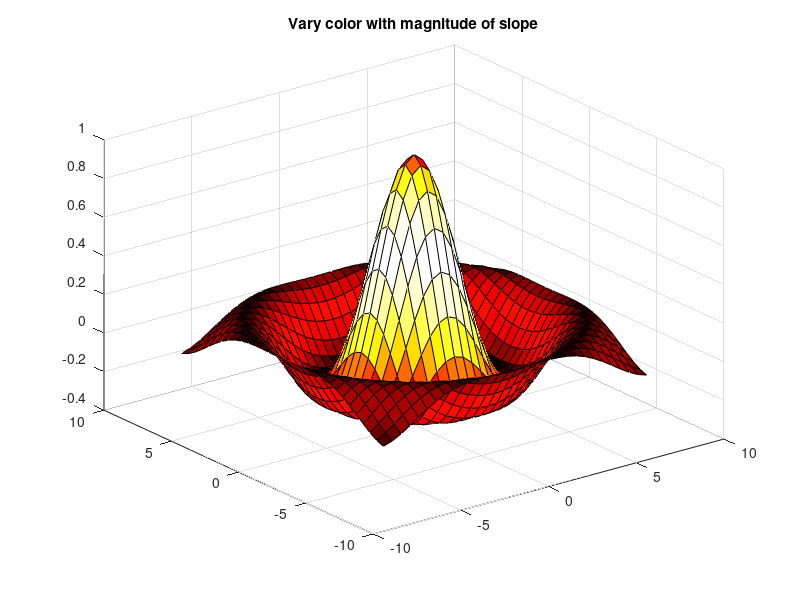

This figure's MATLAB source:
% mm4d

echo on
x=-7.5:.5:7.5;          % create a data set - the famous sombrero
y=x;

[X Y]=meshgrid(x,y);      % create plaid data

R=sqrt(X.^2+Y.^2)+eps;

Z=sin(R)./R;

figure(1)
colormap(hot)

surf(X,Y,Z,Z)             % default color order
title('Default color')

% press any key to continue
pause
surf(X,Y,Z,-Z)            % plot and reverse the default color order
title('Flip color upside-down')

% press any key to continue
pause
surf(X,Y,Z,X)             % color varies along the X axis
title('Vary color along X-axis')

% press any key to continue
pause
surf(X,Y,Z,X+Y)           % color varies along the XY diagonal
title('Vary color along X-Y diagonal')


% press any key to continue
pause
surf(X,Y,Z,R)   	      % color varies radially from the center
title('Vary color radially in x-y plane')


% press any key to continue
pause
surf(X,Y,Z,abs(del2(Z)))  % color varies with absolute value of Laplacian
title('Vary color by Laplacian')

% press any key to continue
pause
[dZdx,dZdy]=gradient(Z);

surf(X,Y,Z,abs(dZdx))     % color varies with absolute slope in x-direction
title('Vary color with absolute slope in X-direction')

% press any key to continue
pause
surf(X,Y,Z,abs(dZdy))     % color varies with absolute slope in y-direction
title('Vary color with absolute slope in Y-direction')

% press any key to continue
pause
dZ=sqrt(dZdx.^2 + dZdy.^2);

surf(X,Y,Z,dZ)            % color varies with magnitude of slope
title('Vary color with magnitude of slope')

echo off
